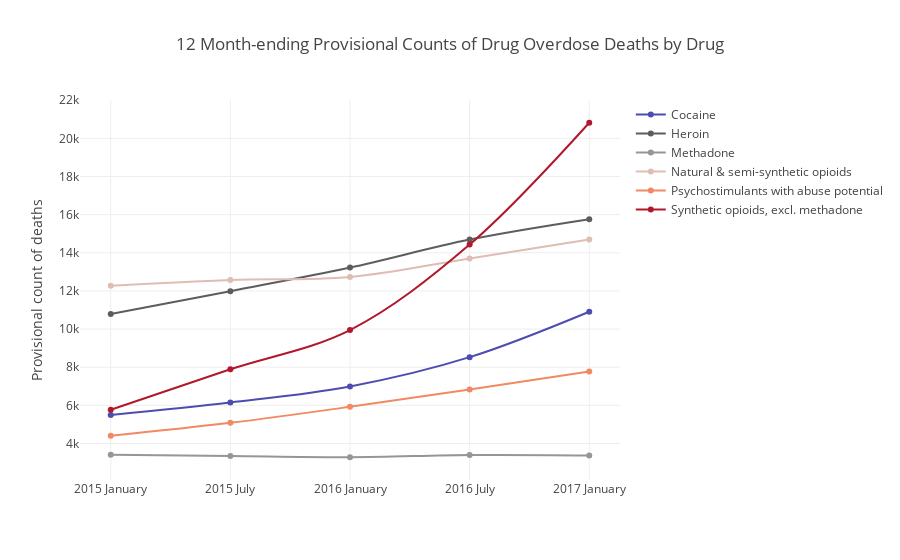

Notebook code for this chart:
### Code cell
deaths_drugs = pd.read_csv("processed_data/deaths_drugs.csv")

# Setup continuous x axis
deaths_drugs["year_month"] = deaths_drugs["Year"].astype("str")+" "+deaths_drugs["Month"].astype("str")

df = deaths_drugs[(deaths_drugs["State Name"]=="United States") & 
                  (deaths_drugs["Month"].isin(["January","July"]))]

# Setup the colorscale
levels = deaths_drugs.Indicator.unique()
colors = ['rgb(178,24,43)','rgb(239,138,98)','rgb(223,189,179)','rgb(150,150,150)','rgb(93,93,93)','rgb(77,77,177)']
scl = dict([item for item in zip(levels,reversed(colors))])


data = plotly_figure_line(df=df,x="year_month",y="Data Value",group="Indicator",
                          group_colors = scl,mode="lines+markers")

title = "12 Month-ending Provisional Counts of Drug Overdose Deaths by Drug"
xaxis_title = ""
yaxis_title = "Provisional count of deaths"


layout = dict(title = title,
              xaxis = dict(title=xaxis_title),
              yaxis = dict(title=yaxis_title))

fig = dict(data=data, layout=layout)

py.iplot(fig, filename='deaths_drugs')

### Figure 1 — Plotly figure (JSON) as saved in the notebook; plotly's stock layout.template omitted (floating-point values rounded to 4 significant figures)
{"data": [{"line": {"color": "rgb(77,77,177)", "shape": "spline", "width": 2}, "mode": "lines+markers", "name": "Cocaine", "type": "scatter", "x": ["2015 January", "2015 July", "2016 January", "2016 July", "2017 January"], "y": ["5,496", "6,150", "6,988", "8,525", "10,908"]}, {"line": {"color": "rgb(93,93,93)", "shape": "spline", "width": 2}, "mode": "lines+markers", "name": "Heroin", "type": "scatter", "x": ["2015 January", "2015 July", "2016 January", "2016 July", "2017 January"], "y": ["10,788", "11,985", "13,222", "14,694", "15,763"]}, {"line": {"color": "rgb(150,150,150)", "shape": "spline", "width": 2}, "mode": "lines+markers", "name": "Methadone", "type": "scatter", "x": ["2015 January", "2015 July", "2016 January", "2016 July", "2017 January"], "y": ["3,413", "3,341", "3,277", "3,395", "3,374"]}, {"line": {"color": "rgb(223,189,179)", "shape": "spline", "width": 2}, "mode": "lines+markers", "name": "Natural & semi-synthetic opioids", "type": "scatter", "x": ["2015 January", "2015 July", "2016 January", "2016 July", "2017 January"], "y": ["12,269", "12,574", "12,729", "13,704", "14,696"]}, {"line": {"color": "rgb(239,138,98)", "shape": "spline", "width": 2}, "mode": "lines+markers", "name": "Psychostimulants with abuse potential", "type": "scatter", "x": ["2015 January", "2015 July", "2016 January", "2016 July", "2017 January"], "y": ["4,402", "5,081", "5,922", "6,834", "7,778"]}, {"line": {"color": "rgb(178,24,43)", "shape": "spline", "width": 2}, "mode": "lines+markers", "name": "Synthetic opioids, excl. methadone", "type": "scatter", "x": ["2015 January", "2015 July", "2016 January", "2016 July", "2017 January"], "y": ["5,766", "7,890", "9,946", "14,429", "20,818"]}], "layout": {"title": "12 Month-ending Provisional Counts of Drug Overdose Deaths by Drug", "xaxis": {"title": ""}, "yaxis": {"title": "Provisional count of deaths"}}}
